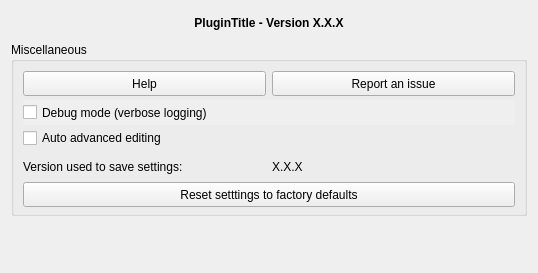
<?xml version="1.0" encoding="UTF-8"?>
<ui version="4.0">
 <class>wdg_mzs_tools_settings</class>
 <widget class="QWidget" name="wdg_mzs_tools_settings">
  <property name="geometry">
   <rect>
    <x>0</x>
    <y>0</y>
    <width>538</width>
    <height>273</height>
   </rect>
  </property>
  <property name="windowTitle">
   <string>MzS Tools - Settings</string>
  </property>
  <property name="locale">
   <locale language="English" country="UnitedStates"/>
  </property>
  <layout class="QVBoxLayout" name="verticalLayout">
   <item>
    <widget class="QLabel" name="lbl_title">
     <property name="minimumSize">
      <size>
       <width>0</width>
       <height>25</height>
      </size>
     </property>
     <property name="maximumSize">
      <size>
       <width>16777215</width>
       <height>30</height>
      </size>
     </property>
     <property name="font">
      <font>
       <weight>75</weight>
       <bold>true</bold>
      </font>
     </property>
     <property name="locale">
      <locale language="English" country="UnitedStates"/>
     </property>
     <property name="text">
      <string>&lt;html&gt;&lt;head/&gt;&lt;body&gt;&lt;p align=&quot;center&quot;&gt;&lt;span style=&quot; font-weight:600;&quot;&gt;PluginTitle - Version X.X.X&lt;/span&gt;&lt;/p&gt;&lt;/body&gt;&lt;/html&gt;</string>
     </property>
     <property name="scaledContents">
      <bool>true</bool>
     </property>
     <property name="alignment">
      <set>Qt::AlignCenter</set>
     </property>
     <property name="wordWrap">
      <bool>true</bool>
     </property>
     <property name="openExternalLinks">
      <bool>false</bool>
     </property>
     <property name="textInteractionFlags">
      <set>Qt::TextSelectableByMouse</set>
     </property>
    </widget>
   </item>
   <item>
    <widget class="QGroupBox" name="grp_misc">
     <property name="minimumSize">
      <size>
       <width>0</width>
       <height>100</height>
      </size>
     </property>
     <property name="locale">
      <locale language="English" country="UnitedStates"/>
     </property>
     <property name="title">
      <string>Miscellaneous</string>
     </property>
     <property name="flat">
      <bool>false</bool>
     </property>
     <layout class="QGridLayout" name="gridLayout">
      <item row="3" column="1">
       <widget class="QLabel" name="lbl_version_saved_value">
        <property name="minimumSize">
         <size>
          <width>0</width>
          <height>25</height>
         </size>
        </property>
        <property name="maximumSize">
         <size>
          <width>16777215</width>
          <height>30</height>
         </size>
        </property>
        <property name="locale">
         <locale language="English" country="UnitedStates"/>
        </property>
        <property name="text">
         <string notr="true">X.X.X</string>
        </property>
        <property name="textInteractionFlags">
         <set>Qt::NoTextInteraction</set>
        </property>
       </widget>
      </item>
      <item row="0" column="0">
       <widget class="QPushButton" name="btn_help">
        <property name="minimumSize">
         <size>
          <width>200</width>
          <height>25</height>
         </size>
        </property>
        <property name="maximumSize">
         <size>
          <width>500</width>
          <height>30</height>
         </size>
        </property>
        <property name="locale">
         <locale language="English" country="UnitedStates"/>
        </property>
        <property name="text">
         <string>Help</string>
        </property>
       </widget>
      </item>
      <item row="0" column="1">
       <widget class="QPushButton" name="btn_report">
        <property name="minimumSize">
         <size>
          <width>200</width>
          <height>25</height>
         </size>
        </property>
        <property name="maximumSize">
         <size>
          <width>500</width>
          <height>30</height>
         </size>
        </property>
        <property name="locale">
         <locale language="English" country="UnitedStates"/>
        </property>
        <property name="text">
         <string>Report an issue</string>
        </property>
       </widget>
      </item>
      <item row="3" column="0">
       <widget class="QLabel" name="lbl_version_saved">
        <property name="minimumSize">
         <size>
          <width>0</width>
          <height>25</height>
         </size>
        </property>
        <property name="maximumSize">
         <size>
          <width>16777215</width>
          <height>30</height>
         </size>
        </property>
        <property name="locale">
         <locale language="English" country="UnitedStates"/>
        </property>
        <property name="text">
         <string>Version used to save settings:</string>
        </property>
       </widget>
      </item>
      <item row="1" column="0" colspan="2">
       <widget class="QCheckBox" name="opt_debug">
        <property name="minimumSize">
         <size>
          <width>0</width>
          <height>25</height>
         </size>
        </property>
        <property name="maximumSize">
         <size>
          <width>16777215</width>
          <height>30</height>
         </size>
        </property>
        <property name="toolTip">
         <string>Enable debug mode.</string>
        </property>
        <property name="autoFillBackground">
         <bool>true</bool>
        </property>
        <property name="locale">
         <locale language="English" country="UnitedStates"/>
        </property>
        <property name="text">
         <string>Debug mode (verbose logging)</string>
        </property>
        <property name="tristate">
         <bool>false</bool>
        </property>
       </widget>
      </item>
      <item row="4" column="0" colspan="2">
       <widget class="QPushButton" name="btn_reset">
        <property name="minimumSize">
         <size>
          <width>200</width>
          <height>25</height>
         </size>
        </property>
        <property name="maximumSize">
         <size>
          <width>16777215</width>
          <height>30</height>
         </size>
        </property>
        <property name="autoFillBackground">
         <bool>true</bool>
        </property>
        <property name="text">
         <string>Reset setttings to factory defaults</string>
        </property>
       </widget>
      </item>
      <item row="2" column="0">
       <widget class="QCheckBox" name="opt_auto_advanced_editing">
        <property name="text">
         <string>Auto advanced editing</string>
        </property>
       </widget>
      </item>
     </layout>
    </widget>
   </item>
   <item>
    <spacer name="verticalSpacer">
     <property name="orientation">
      <enum>Qt::Vertical</enum>
     </property>
     <property name="sizeHint" stdset="0">
      <size>
       <width>20</width>
       <height>56</height>
      </size>
     </property>
    </spacer>
   </item>
  </layout>
 </widget>
 <resources/>
 <connections/>
</ui>
